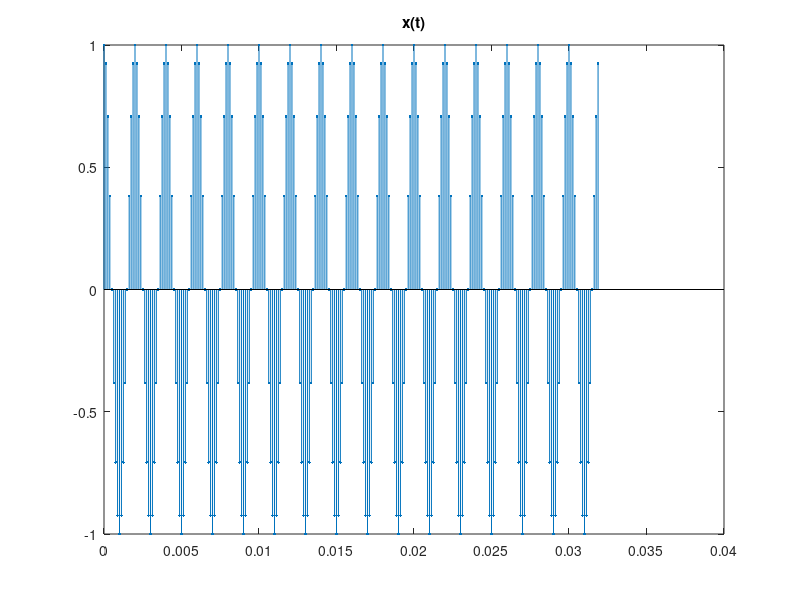
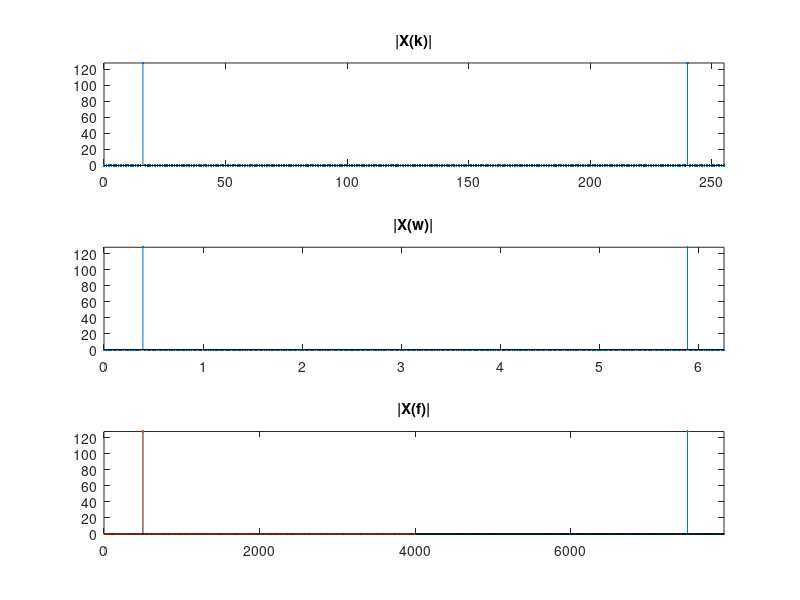

MATLAB code for these plots, in order:
% limpa variavel/console
clear;
clc;

% Variaveis
f_0 = 500; # Frequencia do sinal [Hz]
f_s = 8e3; # Frequencia de amostragem [Hz]
n = 16; # Numero de periodos

% Calculo
t_max = n/f_0 - 1/f_s;
t = 0:1/f_s:t_max;
x = cos(2*pi*f_0*t);

% Plotagem
figure(1);
stem(t, x, '.');
title('x(t)');

X = fft(x);
N = length(x);
k = 0:N-1;
w = k*2*pi/N;
f = w*f_s/(2*pi);

% Plotagem
figure(2);

subplot(3, 1, 1);
stem(k, abs(X), '.');
title('|X(k)|');
axis tight;

subplot(3, 1, 2);
stem(w, abs(X), '.');
title('|X(w)|');
axis tight;

subplot(3, 1, 3);
stem(f, abs(X), '.');
title('|X(f)|');
axis tight;

ind = 1:N/2+1;
hold on;
stem(f(ind), abs(X(ind)), '.');
hold off;

% Atividade b)
delta_w = 2*pi/N
delta_f = f_s/N
